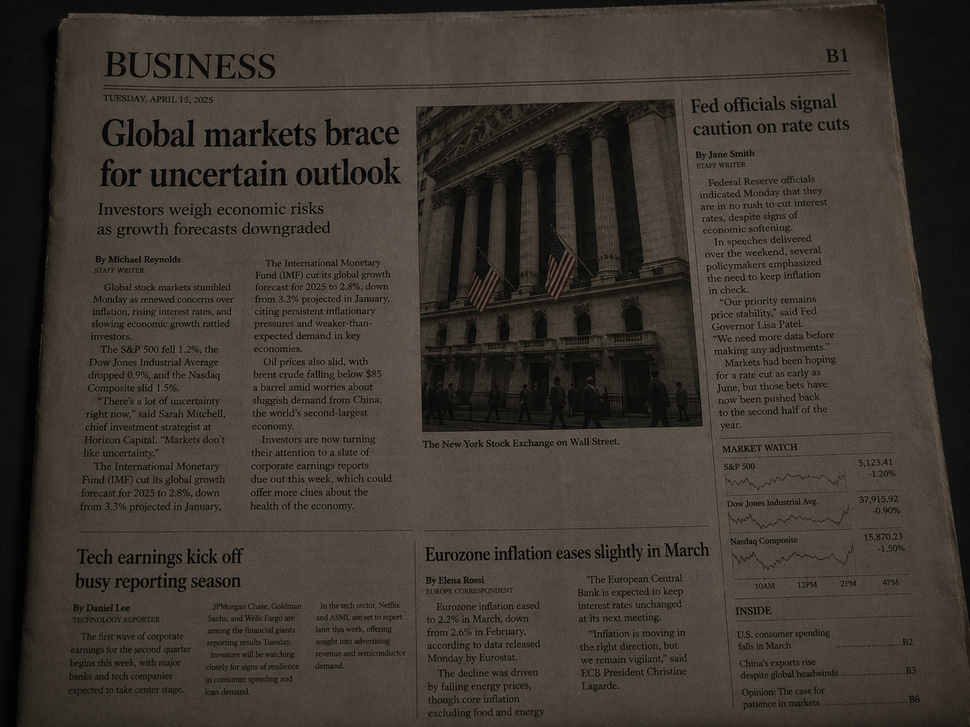
#> input picture Chapter06/newspaper.png, 970 x 727 px, shrunk from 1448 x 1086 before the run
$ python 06-03_otsu.py
#> lines starting #> are read from the running program, lines starting #| are printed output that depends on the picture; after the words box and inside, x2 and y2 are one past the last pixel; in counts of white or black regions, pixels touching at a corner belong together
import cv2

img = cv2.imread("newspaper.png", cv2.IMREAD_GRAYSCALE)
#> img: shape (727, 970); min 0, max 120, mean 57.7

# 大津の方法を適用
# しきい値の引数（0）は無視され，自動計算された値が ret に返る
ret, otsu_binary = cv2.threshold(
    img, 0, 255, cv2.THRESH_BINARY + cv2.THRESH_OTSU
)
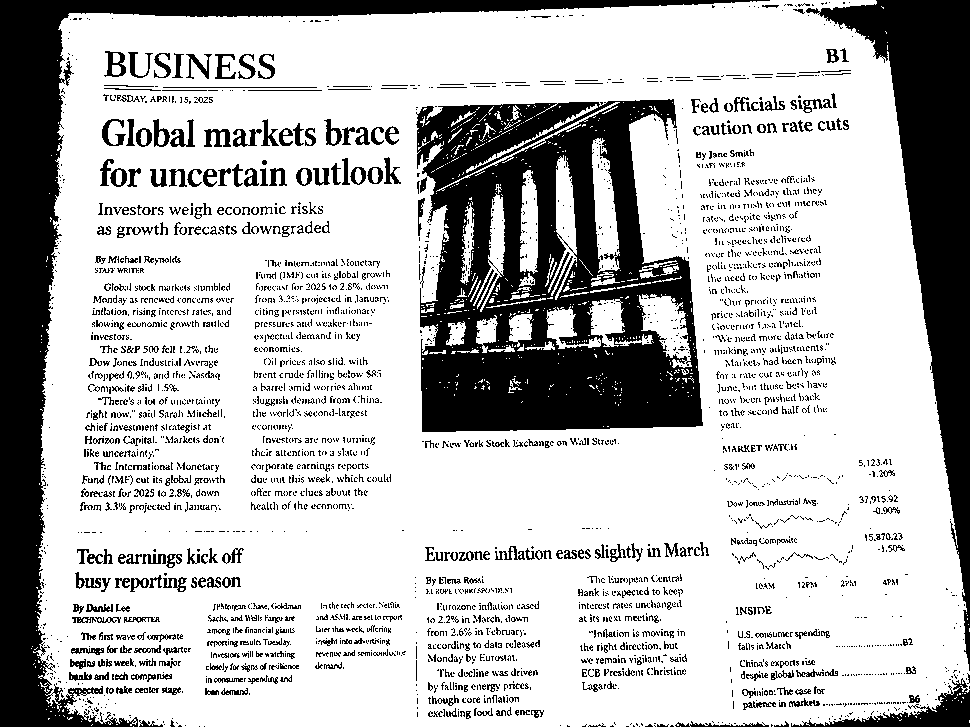
#> otsu_binary: shape (727, 970); 73.7% white; 3699 black regions (3126 under 20 px), largest, box (x1, y1, x2, y2) and area: (416, 99, 703, 432) 60687, (0, 0, 770, 727) 45652, (806, 0, 970, 671) 30633
#> ret = 46

print(f"自動決定されたしきい値: {ret}")
#| 自動決定されたしきい値: 46.0
cv2.imwrite("otsu.png", otsu_binary)
